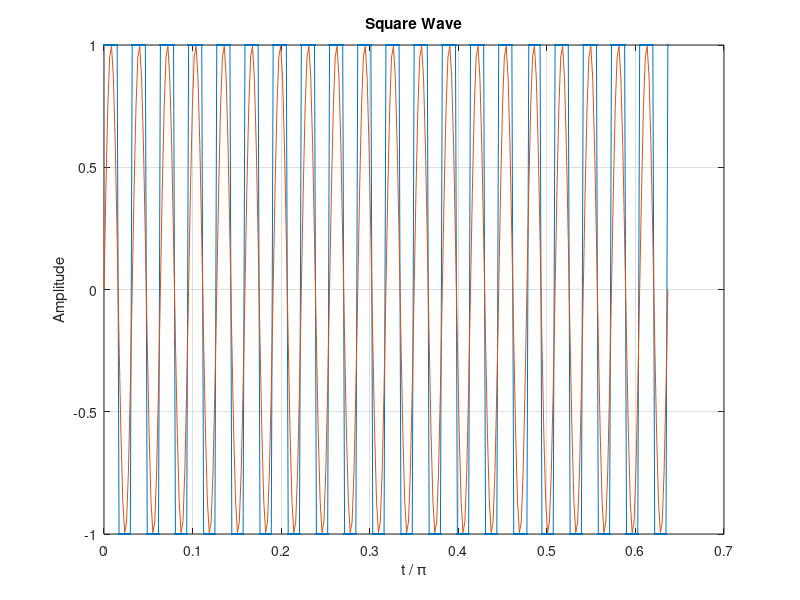
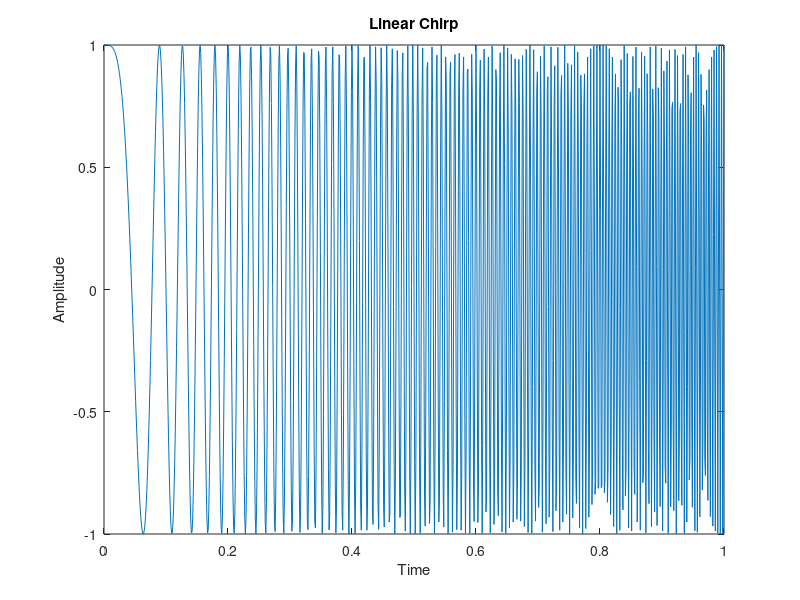
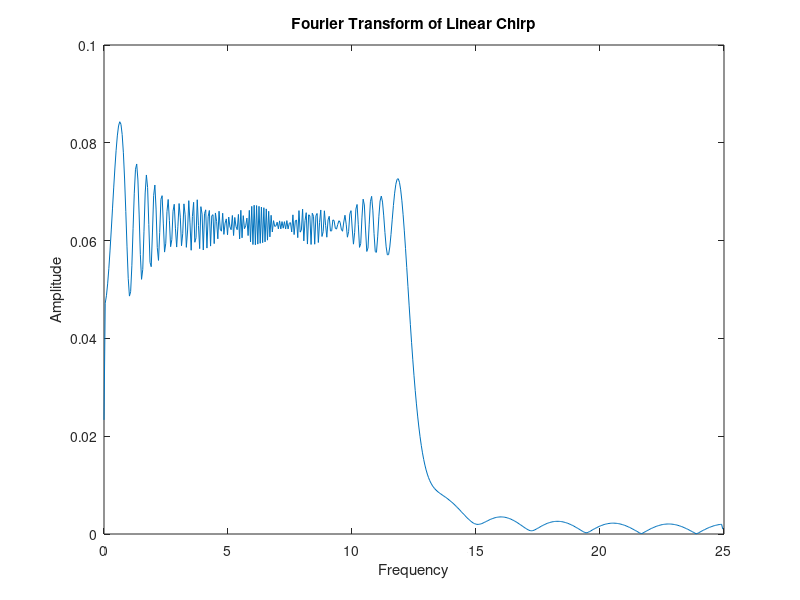

MATLAB code to generate these figures, in order: (Note: this script raises an error after producing the figures.)
%%Signal Processing

%%Square wave Fourier Transform & Inverse Fourier Transform

fs = 150;
t = 0:1/fs:2;
f = 10;
x = square(2*pi*t*f);
L = length(x);
nfft = 1024;
plot(t/pi,x,'.-',t/pi,sin(2*pi*t*f))
xlabel('t / \pi')
ylabel('Amplitude')
title('Square Wave')
grid on
y = fft(x, nfft);
%y1 = ifft(y); % inverse Fourier transform
%plot(t, x, t, y1(1:L)); % Used to plot inverse Fourier transform 
y = y(1:nfft/2);
power = abs(y/L);   % power spectrum  
power(2:end-1) = 2*power(2:end-1);
freq = (0:nfft/2-1)*fs/nfft;
figure(2);
plot(freq, power);
title('FFT of square wave');
xlabel('Frequency (Hz)');
ylabel('Power');

%% 
% Triangle wave Fourier Transform
fs = 200;
t = 0:1/fs:1;
f = 5;
x = sawtooth(2*pi*t*f, 0.5);
L = length(x);
nfft = 1024;
plot(t/pi,x,'.-')
xlabel('t / \pi')
ylabel('Amplitude')
title('Triangle Wave')
grid on
y = fft(x, nfft);
%y1 = ifft(y); % inverse Fourier transform
%plot(t, x, t, y1(1:L)); % Used to plot inverse Fourier transform 
y = y(1:nfft/2);
power = abs(y/L);   % power spectrum  
power(2:end-1) = 2*power(2:end-1);
freq = (0:nfft/2-1)*fs/nfft;
figure(2);
plot(freq, power);
title('FFT of Triangle wave');
xlabel('Frequency (Hz)');
ylabel('Power');
%% 
%Linear Chirp & Spectrogram
nfft = 1024;
fs = 50;
t = 0:1/1e3:1;
x = chirp(t,0,1,250);
L = length(x);
plot(t, x);
xlabel('Time')
ylabel('Amplitude')
title('Linear Chirp')

y = fft(x, nfft);
y = y(1:nfft/2);
power = abs(y/L);   % power spectrum  
power(2:end-1) = 2*power(2:end-1);
freq = (0:nfft/2-1)*fs/nfft;
figure
plot(freq, power);
xlabel('Frequency')
ylabel('Amplitude')
title('Fourier Transform of Linear Chirp')
figure
spectrogram(x,256,250,256,1e3,'yaxis')
title('Spectrogram of Linear Chirp')


%% 
% Complex signal
fs = 200;
f1 = 3;
f2 = 8;
amp1 = 1;
amp2 = 0.6;
t = 0:1/fs:10;
y1 = amp1* exp(1j*f1*t);
y2 = amp2 * exp(1j*f2*t);
y = y1 + y2;
plot(t, real(y),'r-', t, imag(y), 'b-',t, abs(y),'g-')
xlabel('Time');
ylabel('Amplitude');
title('Complex Signal');
legend('Real', 'Imaginary', 'Magnitude')

%% 
% Smoothing Square Signal with simple low pass filter
fs = 200;
t = 0:1/fs:10;
f = 1;
x = square(2*pi*t*f);
L = length(x);
nfft = 1024;
plot(t/pi,x,'.-',t/pi,sin(2*pi*t*f))
xlabel('t / \pi')
ylabel('Amplitude')
title('Square Wave')
grid on

%Designing Lowpass filter
%window = ones(1,5);
window = [0 1 0]
window = window ./ length(window);
finwindow = [window, zeros(1, length(x) - length(window))];
%prod = finwindow .* x;
rolled = finwindow;
smoothed = zeros(1, length(x));
S = length(smoothed);

%Applying Lowpass filter
for i = 1:length(x)
     smoothed(1, i) = smoothed(1, i) + sum(x .* rolled);
     rolled = circshift(rolled, 1);
end
figure
plot(t, x, 'b-', t, smoothed, 'r-') 
xlabel('t / \pi')
ylabel('Amplitude')
title('Square Wave And Smoothed Square Wave')
legend('Original', 'Smoothed')

%%% Comparing ratio of Fourier Transform of Smoothed Square Wave and the
%%% filter
y = fft(smoothed, nfft);
y = y(1:nfft/2);
power = abs(y/L);   % power spectrum  
power(2:end-1) = 2*power(2:end-1);
freq = (0:nfft/2-1)*fs/nfft;
k = fft(x, nfft);
k = k(1:nfft/2);
power2 = abs(k/L);
power2(2:end-1) = 2*power2(2:end-1);
figure
plot(freq, power, 'b-', freq, power2, 'r-')
xlabel('Frequency')
ylabel('Amplitude')
title('FFT of Square Wave and Smoothed Square Wave')
legend('Smoothed', 'Original')
ratio = power ./ power2;
figure
plot(freq, ratio, 'b-', freq, power2, 'r-', freq, power, 'g-');
xlabel('Frequency')
ylabel('Ratio')
title('Ratio of Fourier Transforms of Two Signals')

%% 
%Convolution
fs = 200;
t = 0:1/fs:10;
f = 1;
x = square(2*pi*t*f);
L = length(x);
nfft = 1024;
plot(t/pi,x,'.-',t/pi,sin(2*pi*t*f))
xlabel('t / \pi')
ylabel('Amplitude')
title('Square Wave')
grid on

window = ones(1,11);
window = window ./ length(window);
finwindow = [window, zeros(1, length(x) - length(window))];
convolved = conv(x, window, 'valid');
C = length(convolved);
%plot(t, x, 'b-', t, convolved, 'r-');

y = fft(convolved, nfft);
y = y(1:nfft/2);
power = abs(y/C);
power(2:end-1) = 2*power(2:end-1);
freq = (0:nfft/2-1)*fs/nfft;
k = fft(x, nfft);
k = k(1:nfft/2);
power2 = abs(k/L);
power2(2:end-1) = 2*power2(2:end-1);
figure
plot(freq, power, 'b-', freq, power2, 'r-')
xlabel('Frequency')
ylabel('Ratio')
title('Fourier Transforms of Two Signals')
legend('Convoluted', 'Original')
ratio = power ./ power2;
z = fft(finwindow, nfft);
z = z(1:nfft/2);
power3 = abs(z);
plot(freq, power3, freq, ratio);
xlabel('Frequency')
ylabel('Ratio')
title('Ratio of Fourier Transforms of Two Signals & Fourier Transform of Conv. Window')
legend('Ratio of Fourier Transform of 2 signals', 'Fourier Transform of Conv. Window')
%% 
% Gaussian window filter

fs = 200;
t = 0:1/fs:10;
f = 1;
x = square(2*pi*t*f);
L = length(x);
nfft = 1024;
plot(t/pi,x,'.-',t/pi,sin(2*pi*t*f))
xlabel('t / \pi')
ylabel('Amplitude')
title('Square Wave')
grid on

G = 20;
window = gausswin(G);
window = window ./ sum(window);
convolved = conv(x, window, 'valid');
C = length(convolved);

%plot(t, x, 'b-', t, convolved, 'r-');

y = fft(convolved, nfft);
y = y(1:nfft/2);
power = abs(y/length(convolved));
freq = (0:nfft/2-1)*fs/nfft;
k = fft(x, nfft);
k = k(1:nfft/2);
power2 = abs(k/L);
figure
plot(freq, power, 'b-', freq, power2, 'r-')
xlabel('Frequency')
ylabel('Ratio')
title('Fourier Transforms of Two Signals')
legend('Convoluted', 'Original')
ratio = power ./ power2;
figure
plot(freq, ratio, 'b-');
xlabel('Frequency')
ylabel('Ratio')
title('Ratio of Fourier Transforms of Two Signals')

z = fft(window, nfft);
z = z(1:nfft/2);
power3 = abs(z);
plot(freq, power3, freq, ratio);
xlabel('Frequency')
ylabel('Ratio')
title('Ratio of Fourier Transforms of Two Signals & Fourier Transform of Conv. Window')
legend('Ratio of Fourier Transform of 2 signals', 'Fourier Transform of Conv. Window')

%% 
load handel;
figure
subplot(2,1,1)
plot(y)
title('handel in time domain')
subplot(2,1,2)
spectrogram(y, 256,128, 256, Fs, 'yaxis')
title('Spectrogram of handel') 

